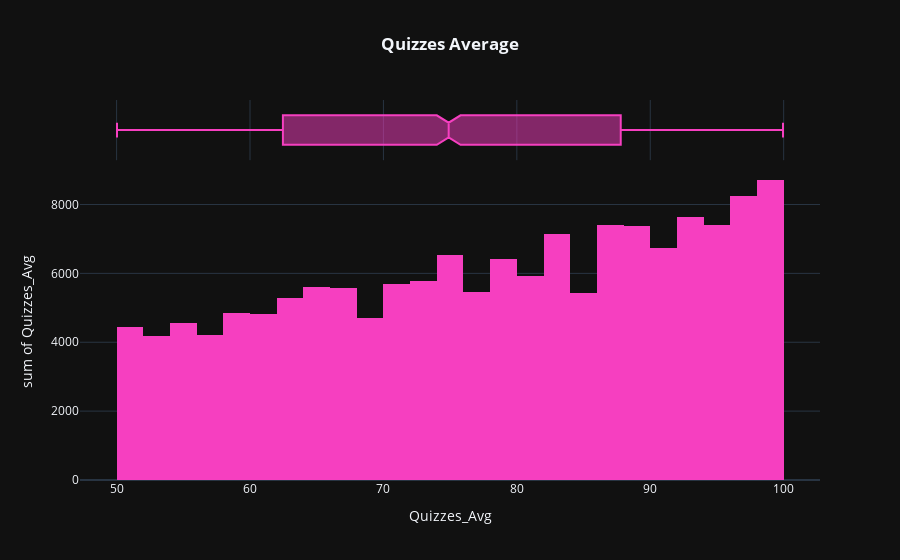

Here is the notebook cell this chart was saved with:
### Code cell
fig=px.histogram(grades.groupby('Quizzes_Avg', as_index=False).sum().sort_values(by='Quizzes_Avg', ascending=True), x='Quizzes_Avg', y='Quizzes_Avg', color_discrete_sequence=['#f63fc0'], template='plotly_dark',marginal='box', title='<b>Quizzes Average')

fig.update_layout(title_x=0.5)

### Figure 1 — Plotly figure (JSON) as saved in the notebook; plotly's stock layout.template omitted (floating-point values rounded to 4 significant figures; data arrays with more than 128 entries replaced by an {"elided": "..."} marker saying what was removed)
{"data": [{"bingroup": "x", "histfunc": "sum", "hovertemplate": "Quizzes_Avg=%{x}<br>sum of Quizzes_Avg=%{y}<extra></extra>", "legendgroup": "", "marker": {"color": "#f63fc0", "pattern": {"shape": ""}}, "name": "", "orientation": "v", "showlegend": false, "type": "histogram", "x": {"elided": "2001 float values"}, "xaxis": "x", "y": {"elided": "2001 float values"}, "yaxis": "y"}, {"hovertemplate": "Quizzes_Avg=%{x}<extra></extra>", "legendgroup": "", "marker": {"color": "#f63fc0"}, "name": "", "notched": true, "showlegend": false, "type": "box", "x": {"elided": "2001 float values"}, "xaxis": "x2", "yaxis": "y2"}], "layout": {"barmode": "relative", "legend": {"tracegroupgap": 0}, "title": {"text": "<b>Quizzes Average", "x": 0.5}, "xaxis": {"anchor": "y", "domain": [0, 1], "title": {"text": "Quizzes_Avg"}}, "xaxis2": {"anchor": "y2", "domain": [0, 1], "matches": "x", "showgrid": true, "showticklabels": false}, "yaxis": {"anchor": "x", "domain": [0, 0.8316], "title": {"text": "sum of Quizzes_Avg"}}, "yaxis2": {"anchor": "x2", "domain": [0.8416, 1], "matches": "y2", "showgrid": false, "showline": false, "showticklabels": false, "ticks": ""}}}
